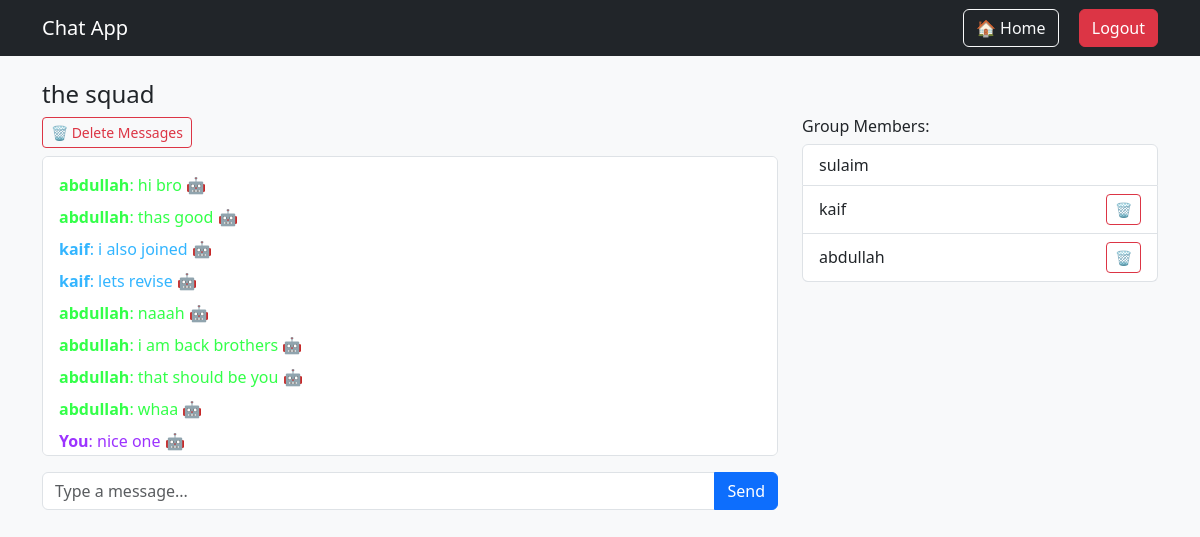
Screenshot of /group_chat/1 (signed in) with the database file from the repository.
### app.py (models this page shows)
class Group(db.Model):
    id = db.Column(db.Integer, primary_key=True)
    name = db.Column(db.String(150), nullable=False)
    created_by = db.Column(db.Integer, db.ForeignKey('user.id'))

class User(UserMixin, db.Model):
    id = db.Column(db.Integer, primary_key=True)
    username = db.Column(db.String(150), unique=True, nullable=False)
    email = db.Column(db.String(150), unique=True, nullable=False)
    password = db.Column(db.String(150), nullable=False)

class GroupMessage(db.Model):
    id = db.Column(db.Integer, primary_key=True)
    group_id = db.Column(db.Integer, db.ForeignKey('group.id'))
    sender_id = db.Column(db.Integer, db.ForeignKey('user.id'))
    content = db.Column(db.Text, nullable=False)
    timestamp = db.Column(db.DateTime, default=datetime.utcnow)
    sentiment = db.Column(db.String(20))  # happy, sad, angry, neutral

### app.py (the view)
@app.route('/group_chat/<int:group_id>')
@login_required
def group_chat(group_id):
    group = Group.query.get_or_404(group_id)
    is_member = GroupMember.query.filter_by(user_id=current_user.id, group_id=group_id).first()
    if not is_member:
        flash("You are not a member of this group.", "danger")
        return redirect(url_for('groups'))
    deleted_ids = db.session.query(GroupMessageDelete.message_id)\
                    .filter_by(user_id=current_user.id).all()
    deleted_ids = [id[0] for id in deleted_ids]
    messages = GroupMessage.query\
        .filter_by(group_id=group_id)\
        .filter(~GroupMessage.id.in_(deleted_ids))\
        .order_by(GroupMessage.timestamp).all()
    user_ids = {m.sender_id for m in messages}
    user_dict = {u.id: u.username for u in User.query.filter(User.id.in_(user_ids)).all()}
    colors = ['#FF5733', '#33B5FF', '#9C33FF', '#33FF49', '#FFC733', '#FF33A8']
    user_colors = {}
    for uid in user_dict:
        user_colors[uid] = random.choice(colors)
    group_memberships = GroupMember.query.filter_by(group_id=group_id).all()
    member_ids = [gm.user_id for gm in group_memberships]
    member_users = User.query.filter(User.id.in_(member_ids)).all()
    return render_template(
    'group_chat.html',
    group=group,
    messages=messages,
    user_dict=user_dict,
    group_members=member_users,
    creator_id=group.created_by,
    current_user_id=current_user.id,
    user_colors=user_colors
)

### app.py (called while the page is built)
@login_manager.user_loader
def load_user(user_id):
    with SessionLocal() as session:
        return session.get(User, int(user_id))

### templates/group_chat.html (shortened to what this page needs)
<!DOCTYPE html>
<html lang="en">
<head>
    <link href="https://cdn.jsdelivr.net/npm/bootstrap@5.3.0/dist/css/bootstrap.min.css" rel="stylesheet">
</head>
<body class="bg-light">
<nav class="navbar navbar-dark bg-dark">
    <div class="container">
        <a class="navbar-brand" href="{{ url_for('dashboard') }}">Chat App</a>
        <div>
            <a href="{{ url_for('dashboard') }}" class="btn btn-outline-light me-2">🏠 Home</a>
            <a href="{{ url_for('logout') }}" class="btn btn-danger ms-2">Logout</a>
        </div>
    </div>
</nav>
<div class="container mt-4">
    <h4>{{ group.name }}</h4>
    <div class="row">
        <div class="col-md-8">
            <div class="d-flex justify-content-between mb-2">
                <button class="btn btn-sm btn-outline-danger" id="toggleDelete">🗑 Delete Messages</button>
            </div>
            <div id="chat-box" class="border rounded p-3 bg-white mb-3" style="height: 300px; overflow-y: auto;">
                {% for message in messages %}
                    <div class="mb-2 d-flex justify-content-between align-items-center {% if message.sender_id == current_user_id %}text-end{% else %}text-start{% endif %}">
                        <div>
                            <span style="color: {{ user_colors.get(message.sender_id, '#000') }}">
                                <strong>{{ 'You' if message.sender_id == current_user_id else user_dict.get(message.sender_id, "Unknown") }}</strong>:
                                {{ message.content }}
                                {% if message.sentiment == 'happy' %}
                                    😊
                                {% elif message.sentiment == 'angry' %}
                                    😠
                                {% elif message.sentiment == 'sad' %}
                                    😢
                                {% elif message.sentiment == 'neutral' %}
                                    😐
                                {% else %}
                                    🤖
                                {% endif %}
                            </span>
                        </div>
                    </div>
                {% endfor %}
            </div>
            <form id="chat-form">
                <div class="input-group">
                    <input type="text" id="message" class="form-control" placeholder="Type a message..." required>
                    <button class="btn btn-primary" type="submit">Send</button>
                </div>
            </form>
        </div>
        <div class="col-md-4">
            <h6>Group Members:</h6>
            <ul class="list-group">
                {% for member in group_members %}
                    <li class="list-group-item d-flex justify-content-between align-items-center">
                        {{ member.username }}
                        {% if current_user.id == creator_id and member.id != creator_id %}
                            <a href="{{ url_for('remove_group_member', group_id=group.id, user_id=member.id) }}"
                               class="btn btn-sm btn-outline-danger"
                               onclick="return confirm('Remove {{ member.username }} from group?')">🗑</a>
                        {% endif %}
                    </li>
                {% endfor %}
            </ul>
        </div>
    </div>
</div>
</body>
</html>

### rows the page displays
Group: name "the squad"
GroupMessage: content "hi bro"
User: username "abdullah"
GroupMessage: content "thas good"
GroupMessage: content "i also joined"
User: username "kaif"
GroupMessage: content "lets revise"
GroupMessage: content "naaah"
GroupMessage: content "i am back brothers"
GroupMessage: content "that should be you"
GroupMessage: content "whaa"
GroupMessage: sender_id "You", content "nice one"
User: username "sulaim"
